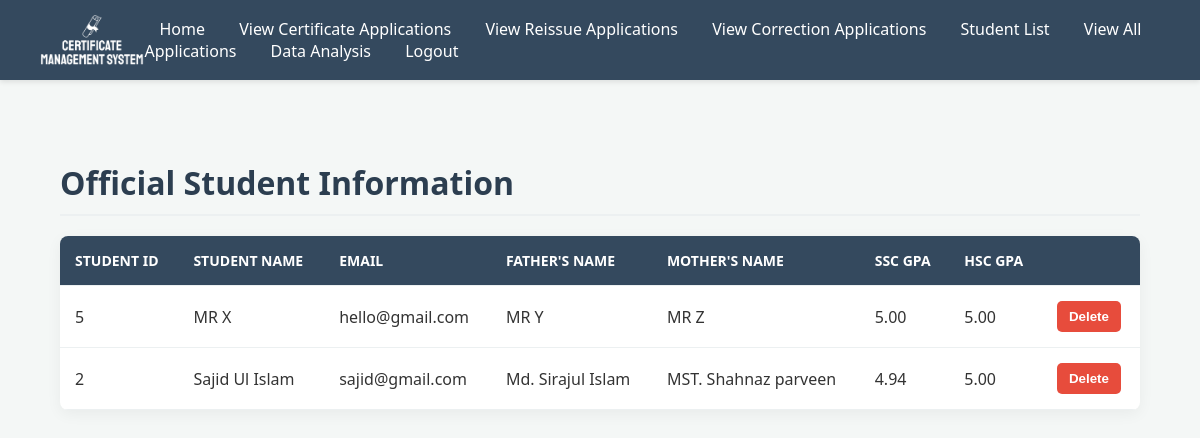
Screenshot of /studentListView.php (signed in) with the database file from the repository.
### tables this page shows
CREATE TABLE `users` (
  `id` int(11) NOT NULL,
  `name` varchar(100) NOT NULL,
  `email` varchar(100) NOT NULL,
  `password` varchar(255) NOT NULL,
  `role` enum('student','admin') DEFAULT 'student',
  `created_at` timestamp NOT NULL DEFAULT current_timestamp()
);

### studentListView.php (the view, shortened to what this page needs)
<?php
include('db.php');
$sql = "SELECT
            u.id AS student_id,
            u.name AS student_name,
            u.email,
            MAX(sr.father_name) AS father_name,
            MAX(sr.mother_name) AS mother_name,
            MAX(CASE WHEN sr.exam_type = 'SSC' THEN sr.gpa ELSE NULL END) AS ssc_gpa,
            MAX(CASE WHEN sr.exam_type = 'HSC' THEN sr.gpa ELSE NULL END) AS hsc_gpa
        FROM users u
        LEFT JOIN student_records sr ON u.id = sr.user_id
        WHERE u.role = 'student'
        GROUP BY u.id, u.name, u.email
        ORDER BY u.name ASC";
$result = $conn->query($sql);
?>
<!DOCTYPE html>
<html lang="en">
<head>
    <link rel="stylesheet" href="studentList.css">
</head>
<body>
    <header>
        <img src="./images/logo1.png" alt="">
        <nav>
            <a href="admin_dashboard.php">Home</a>
            <a href="viewCertificateApplication.php">View Certificate Applications</a>
            <a href="viewReissue.php">View Reissue Applications</a>
            <a href="viewCorrectionApplication.php">View Correction Applications</a>
            <a href="studentListView.php">Student List</a>
            <a href="viewApplications.php">View All Applications</a>
            <a href="dataAnalysis.php">Data Analysis</a>
            <a href="logout.php">Logout</a>
        </nav>
    </header>
    <div class="container">
        <h1>Official Student Information</h1>
        <div class="table">
            <table>
                <thead>
                    <tr>
                        <th>Student ID</th>
                        <th>Student Name</th>
                        <th>Email</th>
                        <th>Father's Name</th>
                        <th>Mother's Name</th>
                        <th>SSC GPA</th>
                        <th>HSC GPA</th>
                        <th> </th>
                    </tr>
                </thead>
                <tbody>
                    <?php if ($result && $result->num_rows > 0){ ?>
                        <?php while($record = $result->fetch_assoc()){ ?>
                            <tr>
                                <td><?php echo $record['student_id']; ?></td>
                                <td><?php echo $record['student_name']; ?></td>
                                <td><?php echo $record['email']; ?></td>
                                <td><?php echo $record['father_name']; ?></td>
                                <td><?php echo $record['mother_name']; ?></td>
                                <td><?php echo $record['ssc_gpa']; ?></td>
                                <td><?php echo $record['hsc_gpa']; ?></td>
                                <td>
                                    <button
                                        class="btn-delete"
                                        onclick="openDeleteModal(<?php echo $record['student_id']; ?>, '<?php echo htmlspecialchars(addslashes($record['student_name'])); ?>')">
                                        Delete
                                    </button>
                                </td>
                            </tr>
                        <?php } ?>
                    <?php }else{ ?>
                        <tr>
                            <td colspan="8">No student records found in the system.</td>
                        </tr>
                    <?php } ?>
                </tbody>
            </table>
        </div>
    </div>
</body>
</html>

### studentList.css (style rules this page uses)
body { font-family: 'Segoe UI', Tahoma, Geneva, Verdana, sans-serif; background-color: #f4f7f6; margin: 0; padding: 0; color: #333; }
header { background-color: #34495e; padding: 15px 40px; display: flex; justify-content: space-between; align-items: center; box-shadow: 0 2px 5px rgba(0,0,0,0.1); }
header img { height: 50px; }
nav a { margin: 0 15px; color: white; text-decoration: none; font-weight: 500; font-size: 16px; padding: 5px 0; border-bottom: 2px solid transparent; transition: color 0.3s, border-bottom-color 0.3s; }
.container { width: 90%; max-width: 1200px; margin: 40px auto; padding: 20px; }
.container h1 { color: #2c3e50; margin-bottom: 20px; border-bottom: 2px solid #ecf0f1; padding-bottom: 10px; }
.table { overflow-x: auto; background: #fff; border-radius: 8px; box-shadow: 0 4px 15px rgba(0,0,0,0.05); }
table { width: 100%; border-collapse: collapse; }
th, td { padding: 15px; text-align: left; border-bottom: 1px solid #ecf0f1; }
thead th { background-color: #34495e; color: #fff; font-size: 14px; text-transform: uppercase; }
.btn-delete { background-color: #e74c3c; color: white; border: none; padding: 8px 12px; border-radius: 5px; font-weight: bold; cursor: pointer; transition: background-color 0.3s; }

### rows the page displays
users: id "5", name "MR X", email "hello@gmail.com", father_name "MR Y", mother_name "MR Z", ssc_gpa "5.00", hsc_gpa "5.00"
users: id "2", name "Sajid Ul Islam", email "sajid@gmail.com", father_name "Md. Sirajul Islam", mother_name "MST. Shahnaz parveen", ssc_gpa "4.94", hsc_gpa "5.00"
